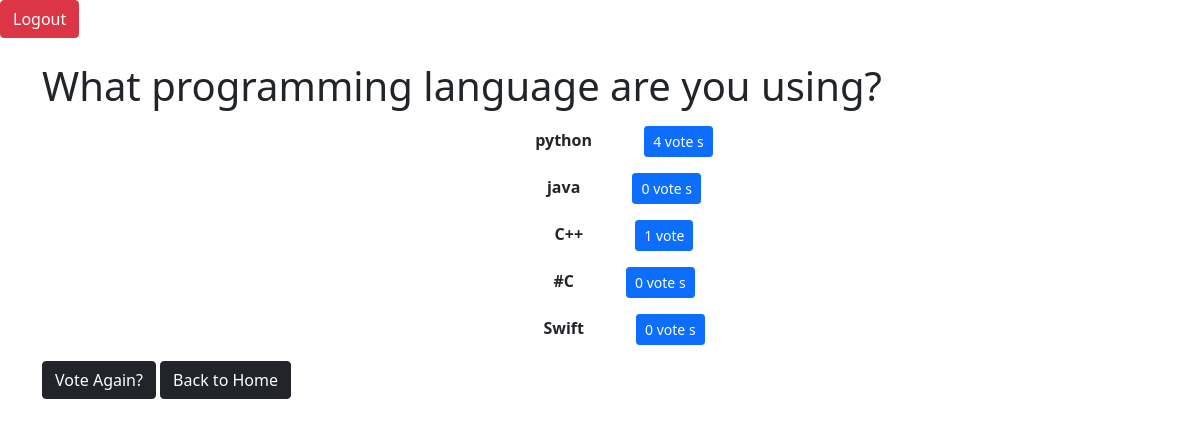
Screenshot of /polls/2/results/ (signed in) with the database file from the repository.
### polls/models.py (models this page shows, shortened)
class Question(models.Model):
    question_text = models.CharField(max_length=200)
    pub_date = models.DateTimeField('date published')

class Choice(models.Model):
    question = models.ForeignKey(Question, on_delete=models.CASCADE)
    choice_text = models.CharField(max_length=200)
    votes = models.IntegerField(default=0)

### polls/views.py (the view)
# urls.py: path('<int:question_id>/results/',views.results, name='results'),
def results(request,question_id):
    response = "You're looking at the results of question %s"
    question = get_object_or_404(Question, pk=question_id)
    return render(request,'polls/results.html',{'question':question})

### polls/templates/polls/results.html
{% extends "polls/base.html" %}
{% block content%}
<div class="container my-4">
    <h1>{{question.question_text}}</h1>
<ul class="list-unstyled text-center">
    {% for choice in question.choice_set.all %}
        <li class="my-3"><span class="mx-5"><strong>{{choice.choice_text}}</strong></span>  <span class="btn btn-sm btn-primary">{{choice.votes}} vote {{choice.votes|pluralize}}</span></li>
    {% endfor %}
</ul>
<a class="btn btn-dark"href="{%url 'polls:detail' question.id %}">Vote Again?</a>
<a class="btn btn-dark"href="{%url 'polls:index' %}">Back to Home</a>
</div>
{% endblock %}

### polls/templates/polls/base.html (style rules this page uses)
body { background-repeat: no-repeat; background-size: cover; }

### rows the page displays
Question: question_text "What programming language are you using?"
Choice: choice_text "python", votes "4"
Choice: choice_text "java", votes "0"
Choice: choice_text "C++", votes "1"
Choice: choice_text "#C", votes "0"
Choice: choice_text "Swift", votes "0"
